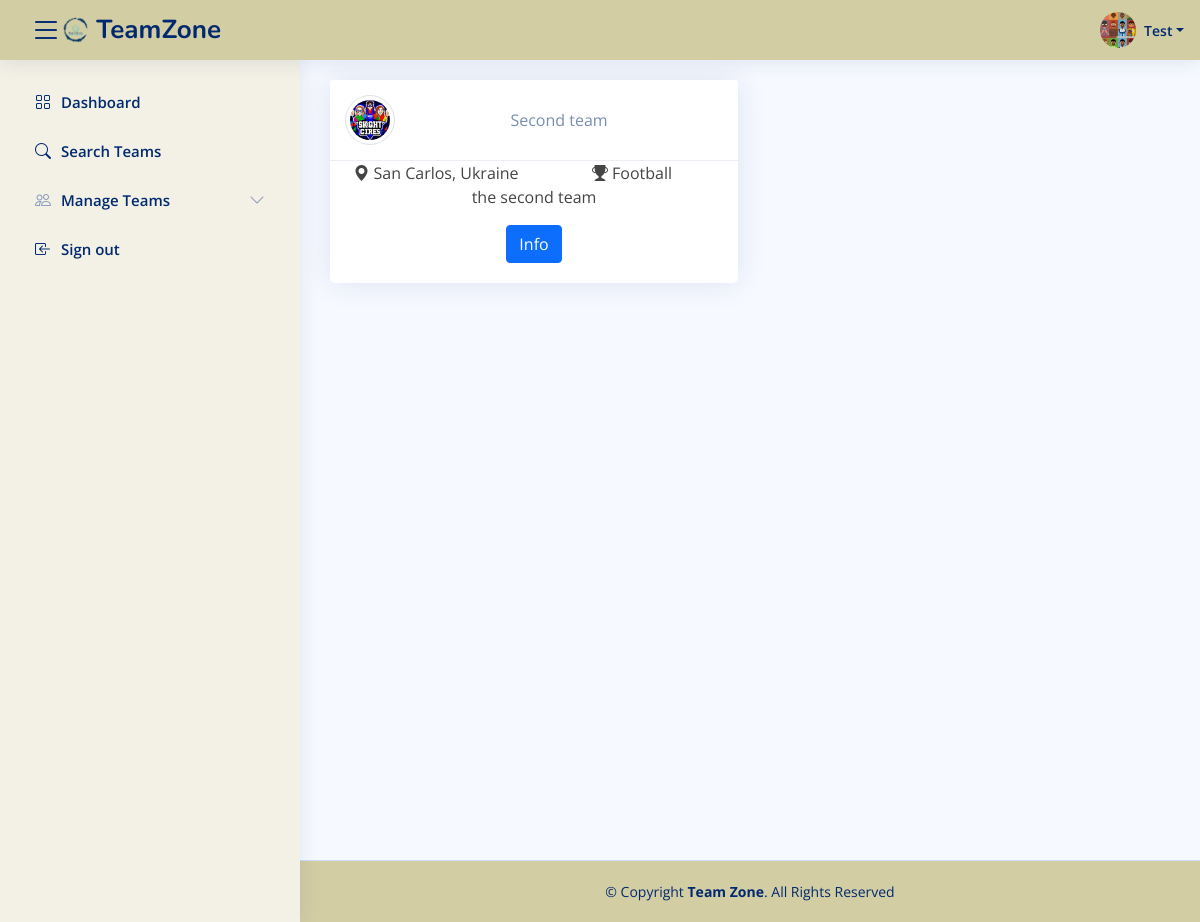
The app's page /myteams (signed in) with its own data.
### models/user.py (models this page shows, shortened)
class User(UserMixin, BaseModel, Base):
    __tablename__ = "users"
    name = Column(String(128), nullable=False)
    username = Column(String(128), nullable=False, unique=True)
    email = Column(String(128), nullable=False, unique=True)
    password = Column(String(128), nullable=False)
    image = Column(String(128), default='user_default.jpg')
    teams = relationship("Team", secondary="team_membership", overlaps='players')

### models/team.py (models this page shows, shortened)
class Team(BaseModel, Base):
    __tablename__ = "teams"
    name = Column(String(128), nullable=False)
    bio = Column(Text)
    image = Column(String(128), default='team_default.jpg')
    sport_id = Column(String(60), ForeignKey("sports.id"), nullable=False)
    city_id = Column(String(60), ForeignKey("cities.id"), nullable=False)
    leader_id = Column(String(60), ForeignKey("users.id"), nullable=False)
    players = relationship("User", secondary="team_membership", viewonly=False)
    leader = relationship("User", foreign_keys=[leader_id])

### models/city.py (models this page shows)
class City(BaseModel, Base):
    __tablename__ = "cities"
    name = Column(String(128), nullable=False)
    country_id = Column(String(60), ForeignKey("countries.id"), nullable=False)
    teams = relationship("Team", backref="city", cascade="all, delete, delete-orphan")

### models/country.py (models this page shows)
class Country(BaseModel, Base):
    __tablename__ = "countries"
    name = Column(String(128), nullable=False)
    cities = relationship("City", backref="country", cascade="all, delete, delete-orphan")

### models/sport.py (models this page shows)
class Sport(BaseModel, Base):
    __tablename__ = "sports"
    name = Column(String(128), nullable=False)
    teams = relationship("Team", backref="sport", cascade="all, delete, delete-orphan")

### web/views/teams.py (the view)
@app.route('/myteams')
@login_required
def myteams():
    teams = current_user.teams
    return render_template('myteams.html', teams=teams)

### models/engine/storage.py (called while the page is built)
    def query(self, cls, attribute, value, all=False):
        if cls not in classes.values():
            return None
        try:
            if all:
                return self.__session.query(cls).filter(getattr(cls, attribute) == value).all()
            else:
                return self.__session.query(cls).filter(getattr(cls, attribute) == value).first()
        except AttributeError:
            return None

### web/app.py (called while the page is built)
@login_manager.user_loader
def load_user(user_id):
    return storage.query(User, "id", user_id)

### web/views/utils.py (called while the page is built, shortened)
@app.after_request
def update_invitions_status(response):
    if not g.get('invites'):
        return response

### web/templates/myteams.html (shortened to what this page needs)
{% extends "base.html" %}
{% block main %}
{% if teams %}
<div class="row">
  {% for team in teams %}
  <div class="col-lg-6">
    <div class="card text-center">
      <div class="card-header d-flex justify-content-between align-items-center">
        <img src="{{ url_for('static', filename='images/teams/{}'.format(team.image)) }}" alt="Team Logo"
          class="img-fluid img-thumbnail rounded-circle img-sm" style="height: 50px; width: 50px" />
        <span>{{ team.name }}</span>
      </div>
      <div class="card-body">
        <div class="row">
          <div class="col-lg-6">
            <i class="bi bi-geo-alt-fill"></i>
            <span>{{ team.city.name }}, {{ team.city.country.name }}</span>
          </div>
          <div class="col-lg-6">
            <i class="bi bi-trophy-fill"></i>
            <span>{{ team.sport.name }}</span>
          </div>
        </div>
        <p class="card-text">{{ team.bio }}</p>
        <a href="/myteams/{{team.id}}" class="btn btn-primary">Info</a>
      </div>
    </div>
  </div>
  {% endfor %}
</div>
{% else %}
<h2 style="text-align: center;">You have no teams for the moment. Want to <a href="{{ url_for('create') }}">create one</a> ?</h2>
{% endif %}
{% endblock main %}

### web/templates/base.html (shortened to what this page needs)
<!DOCTYPE html>
<html lang="en">
  <head>
    <link
      href="https://cdn.jsdelivr.net/npm/bootstrap@5.1.3/dist/css/bootstrap.min.css"
      rel="stylesheet"
    />
    <link
      rel="stylesheet"
      href="https://cdn.jsdelivr.net/npm/bootstrap-icons@1.5.0/font/bootstrap-icons.css"
    />
    {% block base_css %}
    <link
      href="{{ url_for('static', filename='styles/base.css') }}"
      rel="stylesheet"
    />
    {% endblock base_css %}
  </head>
  <body>
    <header id="header" class="header fixed-top d-flex align-items-center">
      <div class="d-flex align-items-center justify-content-between">
        {% if current_user.is_authenticated %}
        <i class="bi bi-list toggle-sidebar-btn"></i>
        <a
          href="{{ url_for('signout', next=url_for('landing_page')) }}"
          class="logo d-flex align-items-center"
          ><img
            src="{{ url_for('static', filename='images/app_logo.png') }}"
            alt=""
          />
          <span class="d-none d-lg-block">TeamZone</span>
        </a>
        {% endif %}
      </div>
      <nav class="header-nav ms-auto">
        {% block navbar %} {% if current_user.is_authenticated %}
        <ul class="d-flex align-items-center">
          <li class="nav-item dropdown pe-3">
            <a
              class="nav-link nav-profile d-flex align-items-center pe-0"
              href="#"
              data-bs-toggle="dropdown"
            >
              <img
                src="{{ url_for('static', filename='images/users/{}'.format(current_user.image)) }}"
                alt="Profile"
                class="rounded-circle"
              />
              <span class="d-none d-md-block dropdown-toggle ps-2"
                >{{ current_user.name }}</span
              > </a
            >
          </li>
        </ul>
        {% endif %} {% endblock navbar %}
      </nav>
    </header>
    {% if current_user.is_authenticated %}
    <aside id="sidebar" class="sidebar">
      <ul class="sidebar-nav" id="sidebar-nav">
        <li class="nav-item">
          <a class="nav-link" href="{{ url_for('dashboard') }}">
            <i class="bi bi-grid"></i>
            <span>Dashboard</span>
          </a>
        </li>
        <li class="nav-item">
          <a class="nav-link" href="{{ url_for('search') }}">
            <i class="bi bi-search"></i>
            <span>Search Teams</span>
          </a>
        </li>
        <li class="nav-item">
          <a
            class="nav-link collapsed"
            data-bs-target="#components-nav"
            data-bs-toggle="collapse"
            href="#"
            id="manage-teams"
          >
            <i class="bi bi-people"></i><span>Manage Teams</span
            ><i class="bi bi-chevron-down ms-auto"></i>
          </a>
        </li>
        <li class="nav-item">
          <a class="nav-link" href="{{ url_for('signout') }}">
            <i class="bi bi-box-arrow-in-left"></i>
            <span>Sign out</span>
          </a>
        </li>
      </ul>
    </aside>
    {% endif %}
    <main id="main" class="main">
       {% block main %} {%
      endblock main %} {% block sections %} {% endblock sections %}
    </main>
    <footer id="footer" class="footer">
      <div class="copyright">
        &copy; Copyright <strong><span>Team Zone</span></strong
        >. All Rights Reserved
      </div>
    </footer>
  </body>
</html>

### web/static/styles/base.css (style rules this page uses)
:root { scroll-behavior: smooth; }
body { font-family: "Open Sans", sans-serif; background: #f6f9ff; color: #444444; }
a { color: #4154f1; text-decoration: none; }
#main { min-height: 100vh; margin-top: 60px; padding: 20px 30px; transition: all 0.3s; }
.card { margin-bottom: 30px; border: none; border-radius: 5px; box-shadow: 0px 0 30px rgba(1, 41, 112, 0.1); }
.card-header, .card-footer { border-color: #ebeef4; background-color: #fff; color: #798eb3; padding: 15px; }
.card-body { padding: 0 20px 20px 20px; }
.logo { line-height: 1; }
@media (min-width: 1200px) { .logo { width: 280px; } }
.logo img { max-height: 26px; margin-right: 6px; }
.logo span { font-size: 26px; font-weight: 700; color: #012970; font-family: "Nunito", sans-serif; }
.header { transition: all 0.5s; z-index: 997; height: 60px; box-shadow: 0px 2px 20px rgba(1, 41, 112, 0.1); background-color: rgb(210, 205, 163); padding-left: 20px; }
.header .toggle-sidebar-btn { font-size: 32px; padding-left: 10px; cursor: pointer; color: #012970; }
.header-nav ul { list-style: none; }
.header-nav > ul { margin: 0; padding: 0; }
.header-nav .nav-profile { color: #012970; }
.header-nav .nav-profile img { max-height: 36px; }
.header-nav .nav-profile span { font-size: 14px; font-weight: 600; }
.sidebar { position: fixed; top: 60px; left: 0; bottom: 0; width: 300px; z-index: 996; transition: all 0.3s; padding: 20px; overflow-y: auto; scrollbar-width: thin; scrollbar-color: #aab7cf transparent; box-shadow: 0px 0px 20px rgba(1, 41, 112, 0.1); background-color: rgb(243, 241, 229); }
#manage-teams { background-color: rgb(243, 241, 229); }
@media (min-width: 1200px) { #main, #footer { margin-left: 300px; } }
.sidebar-nav { padding: 0; margin: 0; list-style: none; }
.sidebar-nav li { padding: 0; margin: 0; list-style: none; }
.sidebar-nav .nav-item { margin-bottom: 5px; }
.sidebar-nav .nav-link { display: flex; align-items: center; font-size: 15px; font-weight: 600; color: #012970; transition: 0.3; padding: 10px 15px; border-radius: 4px; }
.sidebar-nav .nav-link i { font-size: 16px; margin-right: 10px; color: #012970; }
.sidebar-nav .nav-link.collapsed { color: #012970; background: #fff; }
.sidebar-nav .nav-link.collapsed i { color: #899bbd; }
.sidebar-nav .nav-link .bi-chevron-down { margin-right: 0; transition: transform 0.2s ease-in-out; }
.footer { background-color: rgb(210, 205, 163); padding: 20px 0; font-size: 14px; transition: all 0.3s; border-top: 1px solid #cddfff; }
.footer .copyright { text-align: center; color: #012970; }

### records on screen
User: image (placeholder picture), name "Test"
Team: image (placeholder picture), name "Second team", city.name "San Carlos", city.country.name "Ukraine", sport.name "Football", bio "the second team"
